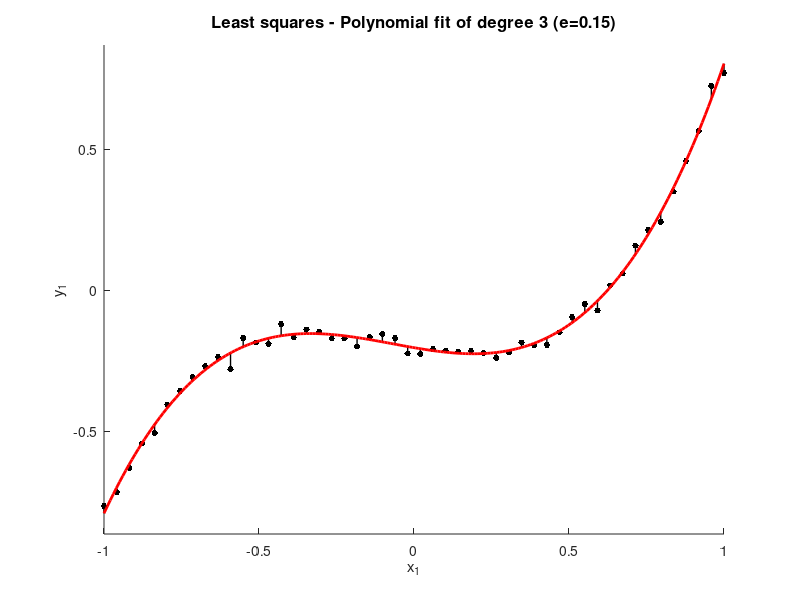

Here is the MATLAB script that generated this plot:
function demo_LS_polFit01
% Polynomial fitting with least squares 
% 
% Copyright (c) 2015 Idiap Research Institute, http://idiap.ch/
% Written by Sylvain Calinon, http://calinon.ch/
% 
% This file is part of PbDlib, http://www.idiap.ch/software/pbdlib/
% 
% PbDlib is free software: you can redistribute it and/or modify
% it under the terms of the GNU General Public License version 3 as
% published by the Free Software Foundation.
% 
% PbDlib is distributed in the hope that it will be useful,
% but WITHOUT ANY WARRANTY; without even the implied warranty of
% MERCHANTABILITY or FITNESS FOR A PARTICULAR PURPOSE. See the
% GNU General Public License for more details.
% 
% You should have received a copy of the GNU General Public License
% along with PbDlib. If not, see <http://www.gnu.org/licenses/>.


%% Parameters
%%%%%%%%%%%%%%%%%%%%%%%%%%%%%%%%%%%%%%%%%%%%%%%%%%%%%%%%%%%%%%%%%%%%%%%%%%%
nbVarIn = 4; %Dimension of input vector
nbVarOut = 1; %Dimension of output vector
nbData = 50; %Number of datapoints


%% Generate data
%%%%%%%%%%%%%%%%%%%%%%%%%%%%%%%%%%%%%%%%%%%%%%%%%%%%%%%%%%%%%%%%%%%%%%%%%%%
A0 = [-.2; -.2; .2; 1]; %Polynomimal relationship between input and output (to be estimated)
x = linspace(-1,1,nbData)';
X=[];
for i=0:nbVarIn-1
	X = [X, x.^i]; %-> X=[1, x, x.^2, x.^3]
end
Y = X * A0 + randn(nbData,nbVarOut)*2E-2; %Output data (with noise)

%Array used to display more points
xp = linspace(min(x),max(x),200)';
Xp = [];
for i=0:nbVarIn-1
	Xp = [Xp, xp.^i];
end


%% Regression
%%%%%%%%%%%%%%%%%%%%%%%%%%%%%%%%%%%%%%%%%%%%%%%%%%%%%%%%%%%%%%%%%%%%%%%%%%%
A = X'*X \ X' * Y;
%Compute fitting error
e = norm(Y-X*A);


%% Plot
%%%%%%%%%%%%%%%%%%%%%%%%%%%%%%%%%%%%%%%%%%%%%%%%%%%%%%%%%%%%%%%%%%%%%%%%%%%
figure('position',[10,10,1300,700]); hold on;
title(['Least squares - Polynomial fit of degree ' num2str(nbVarIn-1) ' (e=' num2str(e,'%.2f') ')'],'fontsize',12);
i = 2; %Dimension to display for input data
j = 1; %Dimension to display for output data
for t=1:nbData
	plot([X(t,i) X(t,i)], [Y(t,j) X(t,:)*A(:,j)], '-','linewidth',1,'color',[0 0 0]);
	plot(X(t,i), Y(t,j), '.','markersize',14,'color',[0 0 0]);
end
plot(Xp(:,i), Xp*A(:,j), 'r-','linewidth',2);
xlabel('x_1'); ylabel('y_1');
axis([min(X(:,i)) max(X(:,i)) min(Y(:,j))-0.1 max(Y(:,j))+0.1]);

%print('-dpng','graphs/demo_LS_polFit01.png');
%pause;
%close all;
